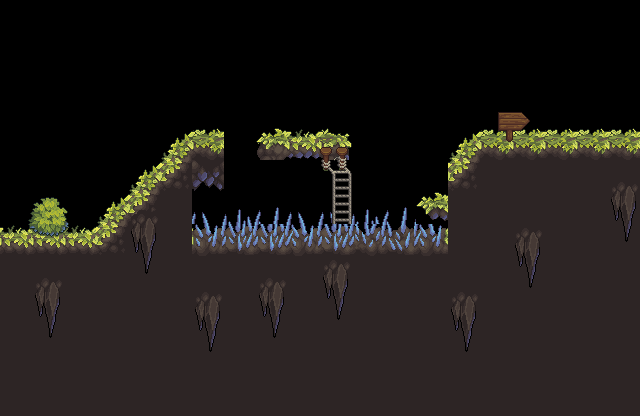

The image is a tile-based game level rendered from a .tmx file. Its description and complete source (layers, tilesets, objects, tile grids) follow:
An orthogonal 20x13 tile map with 32x32 px tiles, 2 tile layers (Ground, Detail), 3 tilesets.

<map version="1.10" tiledversion="1.11.2" orientation="orthogonal" renderorder="right-down" width="20" height="13" tilewidth="32" tileheight="32" infinite="0" nextlayerid="3" nextobjectid="1">
 <editorsettings>
  <export target="../../Documents/RPG-game/data/tileData/level1/map.csv" format="csv" />
 </editorsettings>
 <tileset firstgid="1" source="TILED_files/tileset.tsx" />
 <tileset firstgid="4" source="Ground.tsx" />
 <tileset firstgid="208" source="Objects.tsx" />
 <layer id="1" name="Ground" width="20" height="13">
  <data encoding="csv">
0,0,0,0,0,0,0,0,0,0,0,0,0,0,0,0,0,0,0,0,
0,0,0,0,0,0,0,0,0,0,0,0,0,0,0,0,0,0,0,0,
0,0,0,0,0,0,0,0,0,0,0,0,0,0,0,0,0,0,0,0,
0,0,0,0,0,0,0,0,0,0,0,0,0,0,0,0,0,0,0,0,
0,0,0,0,0,177,107,0,81,82,83,0,0,0,177,107,107,107,107,107,
0,0,0,0,177,194,141,0,0,0,0,0,0,0,194,124,124,124,124,124,
0,0,0,177,194,45,186,187,188,186,186,187,188,170,124,124,124,124,124,124,
191,191,191,194,45,45,200,204,204,203,204,206,205,201,124,124,124,124,124,124,
124,124,124,124,124,124,124,124,124,124,124,124,124,124,124,124,124,124,124,124,
124,124,124,124,124,124,124,124,124,124,124,124,124,124,124,124,124,124,124,124,
124,124,124,124,124,124,124,124,124,124,124,124,124,124,124,124,124,124,124,124,
124,124,124,124,124,124,124,124,124,124,124,124,124,124,124,124,124,124,124,124,
124,124,124,124,124,124,124,124,124,124,124,124,124,124,124,124,124,124,124,124
</data>
 </layer>
 <layer id="2" name="Detail" width="20" height="13">
  <data encoding="csv">
0,0,0,0,0,0,0,0,0,0,0,0,0,0,0,0,0,0,0,0,
0,0,0,0,0,0,0,0,0,0,0,0,0,0,0,0,0,0,0,0,
0,0,0,0,0,0,0,0,0,0,0,0,0,0,0,0,0,0,0,0,
0,0,0,0,0,0,0,0,0,0,0,0,0,0,0,469,470,0,0,0,
0,0,0,0,0,0,0,0,0,0,222,0,0,0,0,509,510,0,0,0,
0,0,0,0,0,0,0,0,0,0,262,0,0,0,0,0,0,0,0,455,
553,554,555,0,455,0,0,0,0,0,302,0,0,0,0,0,0,0,0,495,
593,594,595,0,495,0,0,0,0,0,0,0,0,0,0,0,494,0,0,535,
0,455,0,0,535,0,0,0,455,0,494,0,0,0,0,0,534,0,0,0,
0,495,0,0,0,0,494,0,495,0,534,0,0,0,494,0,0,0,0,0,
0,535,0,0,0,0,534,0,535,0,0,0,0,0,534,0,0,0,0,0,
0,0,0,0,0,0,0,0,0,0,0,0,0,0,0,0,0,0,0,0,
0,0,0,0,0,0,0,0,0,0,0,0,0,0,0,0,0,0,0,0
</data>
 </layer>
</map>
